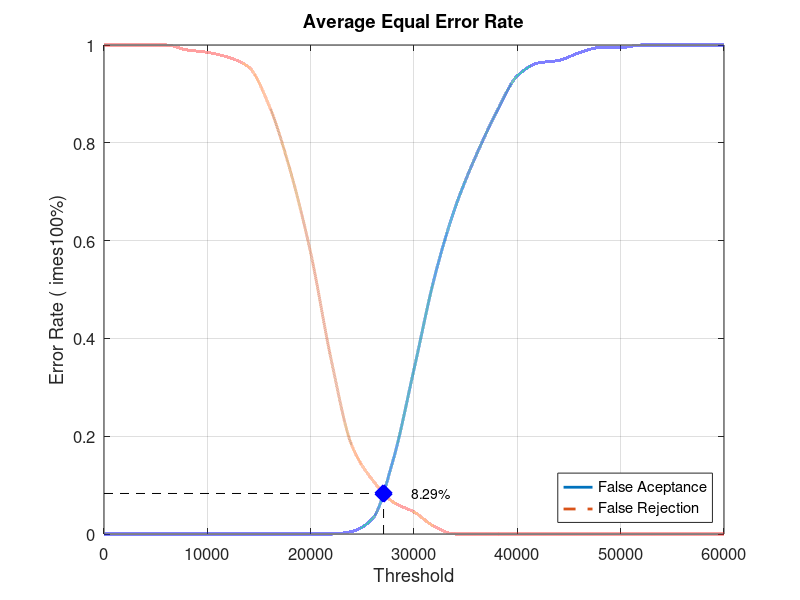
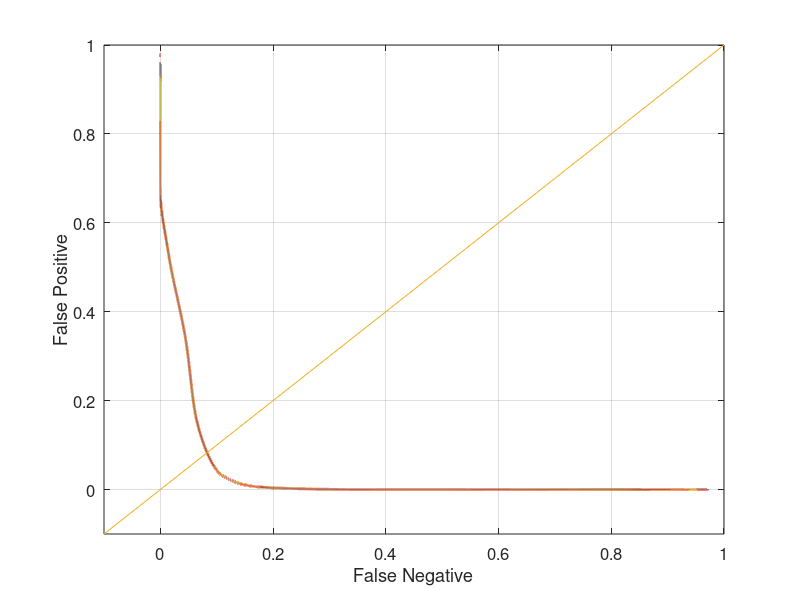

Source code (MATLAB) for these figures, in order:
close all;
clear;
clc;
x = 0:2000:60000;
xq = 0:0.5:60000;

y0 = [0 0 0 0 0 0 0 0 0 0 0 0 0.00526316 0.0315789 0.152632 0.336842 0.526316 0.668421 0.773684 0.863158 0.936842 0.963158 0.968421 0.984211 0.994737 0.994737 1 1 1 1 1]
yy0 = interp1(x, y0, xq, 'pchip');
y1 = [1 1 1 1 0.99 0.985 0.975 0.955 0.875 0.745 0.575 0.355 0.18 0.11 0.065 0.045 0.015 0 0 0 0 0 0 0 0 0 0 0 0 0 0]
yy1 = interp1(x, y1, xq, 'pchip');

% Calculating EER: 
y2 = abs(y0 - y1);
find(y2 == min(y2))
yy2 = abs(yy0 - yy1);
xEER = find(yy2 == min(yy2));
xEERIndex = xq(xEER) % X-axis EER
yEER = yy0(xEER) % Y-axis EER

main = figure
plot(xq, yy0,'-','LineWidth', 2);	hold on
plot(xq, yy1,'--','LineWidth', 2);	hold on
plot([xEERIndex xEERIndex], [0 yEER], 'k--');	hold on
plot([0 xEERIndex], [yEER yEER], 'k--');	hold on
plot(xEERIndex, yEER, 'bx', 'LineWidth', 10);	hold on
text(xEERIndex + 10 * xEERIndex / 100, yEER, [num2str(round((10000 * yEER)) / 100) '%'])
legend('False Aceptance', 'False Rejection', 'Location', 'SouthEast')
xlabel('Threshold')
ylabel('Error Rate (	imes100%)')
title('Average Equal Error Rate')
set(gca, 'FontSize', 12)
axis([0 60000 0 1])
grid on

print(main, 'Database1_3Main', '-dpng');
FNRxFPR = figure('Color', [1 1 1]);
plot(yy1, yy0, '-', yy1, yy0, 'LineWidth', 2);
hold on
y = -0.1:0.1:1
plot(y, y); 
set(gca, 'FontSize', 12)
xlabel('False Negative')
ylabel('False Positive')
axis([-0.1 1 -0.1 1])
set(gca, 'FontSize', 12)
grid on

print(FNRxFPR, 'Database1_3FNRxFPR','-dpng');
